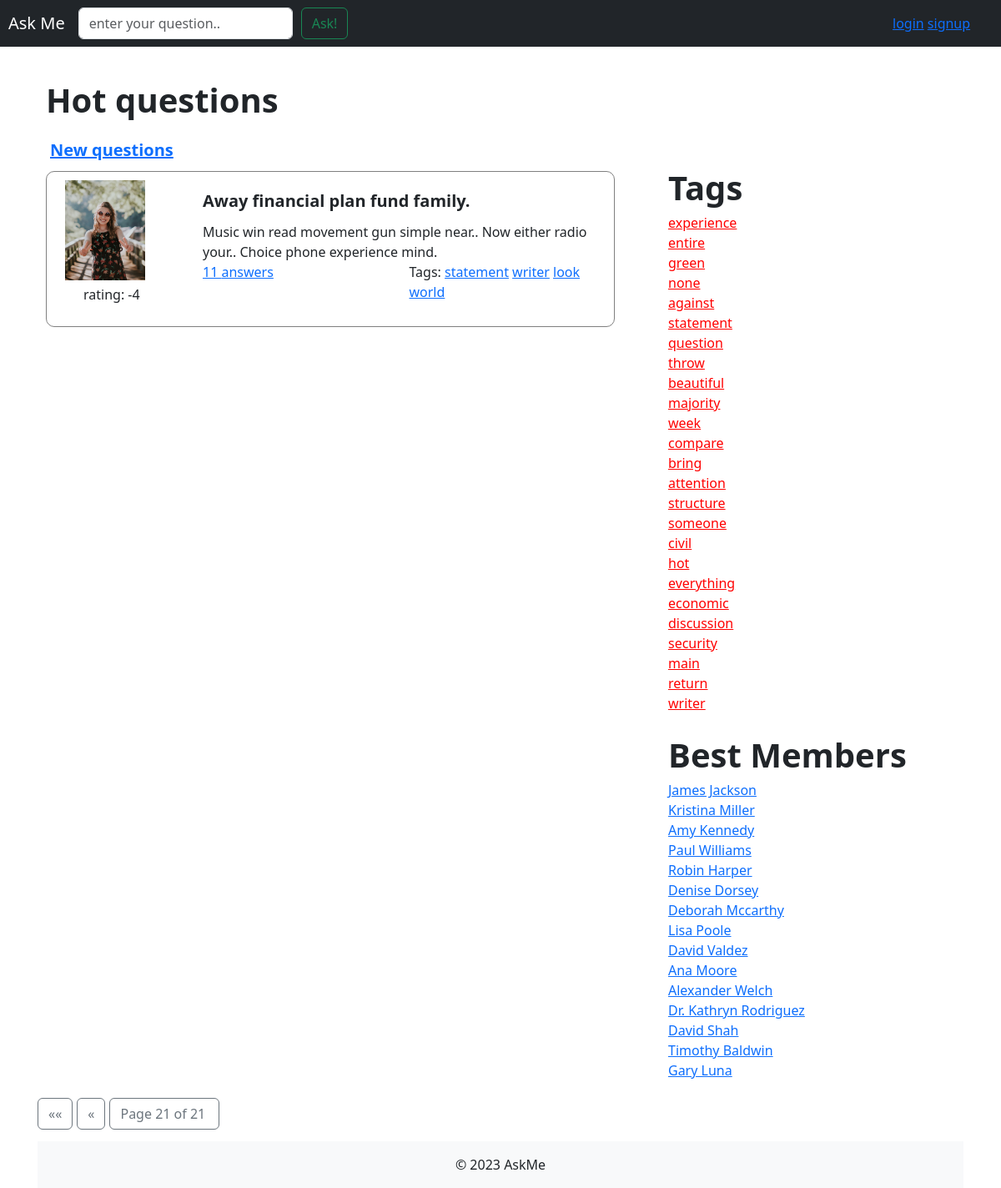
Screenshot of /hot/?page=21 with the database file from the repository.
### app/models.py (models this page shows, shortened)
class Question(models.Model):
    title = models.CharField(max_length=256, verbose_name='Заголовок')
    text = models.TextField(verbose_name='Текст')
    date_create = models.DateTimeField(auto_now_add=True, verbose_name='Дата и время создания')
    author = models.ForeignKey('Profile', on_delete=models.CASCADE, verbose_name='Автор')
    tags = models.ManyToManyField('Tag', verbose_name='Тэги', blank=True)
    rating = models.IntegerField(default=0, blank=True, verbose_name='Рейтинг')
    marks = GenericRelation(Mark)
    objects = QuestionManager()
    def count_answers(self):
        return Answer.objects.question_answers(self.pk).count()
    class Meta:
        verbose_name = 'Вопрос'
        verbose_name_plural = 'Вопросы'

class Profile(models.Model):
    user = models.OneToOneField(User, on_delete=models.CASCADE)
    user_name = models.CharField(max_length=256, verbose_name='Имя в системе')
    email = models.EmailField(verbose_name='E-mail', default='email@mail.com', blank=True)
    image = models.ImageField(
        upload_to='avatar/%Y/%m/%d/',
        default='no_avatar.jpg',
        blank=True,
        verbose_name='Аватарка'
    )
    objects = ProfileManager()
    def __str__(self):
        return self.user_name
    class Meta:
        verbose_name = 'Профиль'
        verbose_name_plural = 'Профили'

class Tag(models.Model):
    name = models.CharField(max_length=256, unique=True, verbose_name='Название тэга')
    objects = TagManager()
    def __str__(self):
        return self.name
    class Meta:
        verbose_name = 'Тэг'
        verbose_name_plural = 'Тэги'

### app/views.py (the view)
# urls.py: path('hot/', views.hot_questions, name='hot_questions'),
def hot_questions(request):
    hot_questions = Question.objects.best_questions()
    question_pages = paginate(request, hot_questions)
    return render(request, 'hot_questions.html', {
        'page_obj': question_pages,
    })

### app/models.py (called while the page is built)
    def get_best_users(self):
        return self.all()[:15]

    def best_questions(self):
        return self.all().prefetch_related('author').order_by('-rating', '-date_create')

    def question_answers(self, question_id):
        return self.filter(question__id=question_id).order_by('-rating', 'date_create')

    def get_all_tags(self):
        return self.all()

    def get_best_tags(self):
        return self.all()[:25]

### app/views.py (called while the page is built)
def paginate(request, object_list, per_page=5):
    paginator = Paginator(object_list, per_page)
    page_number = request.GET.get('page')
    page_obj = paginator.get_page(page_number)
    return page_obj

### askme/context_processors.py (called while the page is built)
def tags(arg):
    tags = Tag.objects.get_best_tags()
    return {'tags': tags}

def best_members(arg):
    best_members = Profile.objects.get_best_users()
    return {'members': best_members}

### templates/hot_questions.html (shortened to what this page needs)
{% extends 'inc/base.html' %}
{% load static %}
{% block header %}
    <span href="" id="new_questions_text">Hot questions</span>
    <a href="{% url 'index' %}" id="hot_questions_text">New questions</a>
{% endblock header %}
{% block content %}
    {% for question in page_obj %}
        {% include 'inc/one_question.html' %}
    {% endfor %}
{% endblock content %}
{% block right %}
    {% include 'inc/tags.html' %}
{% endblock right %}

### templates/inc/one_question.html
{% load static %}
{% load vote_tags %}
<div class="row question-box">
	<div class="col-3 question_box_left">
		<div class="row">
			<img src="{{ question.author.image.url }}" alt="My image" class="question-img">
		</div>
		<div class="row like_widget">
			{% if request.user.is_authenticated %}
				{% get_vote request.user 'question' question.id as vote %}
				<a id="question-upvote-btn-qid-{{ question.id }}" href="#" class="js-vote {% if vote == 'LIKE' %} js-vote-inactive {% endif %}" data-action="like"
				data-oid="{{ question.id }}" data-type="question">
					<button class="fade-button-upvote">
						&#128077
					</button>
				</a>
				<div class="bd-highlight like-status" style="margin-left: 10px;">
					<p id="question-rating-qid-{{ question.id }}">{{ question.rating }}</p>
				</div>
				<a id="question-downvote-btn-qid-{{ question.id }}" href="#" class="js-vote {% if vote == 'DIS' %} js-vote-inactive {% endif %}" data-action="dislike"
				data-oid="{{ question.id }}" data-type="question">
					<button class="fade-button-downvote">
						&#128078
					</button>
				</a>
			{% else %}
				<div class="bd-highlight like-status">
						<p id="question-rating-qid-{{ question.id }}">rating: {{ question.rating }} </p>
				</div>
			{% endif %}
		</div>
	</div>
	<div class="col-9">
		<div class="question_box_right">
			<div class="question-title">{{ question.title }}</div>
			<div class="question-text">{{ question.text }}</div>
			<div class="row">
				<div class="col">
					<a class="ans_tag" href="{% url 'question_answers' question.id  %}">{{ question.count_answers }} answers</a>
				</div>
				<div class="col">
					<span class="ans_tag">Tags:</span>
					{% for tag in question.tags.get_all_tags %}
            			<a class="ans_tag" href="{% url 'tag' tag  %}">{{ tag }}</a>
        			{% endfor %}
				</div>
			</div>
		</div>
	</div>
</div>

### templates/inc/tags.html
<div>
    <div class="row">
        <span class="row tags_header">Tags</span>
    </div>
    <div class="row link_tags">
        {% for tag in tags %}
            <a class="sample_tag lang_tag" href="{% url 'tag' tag  %}">{{ tag }}</a>
        {% endfor %}
    </div>
</div>
<div>
    <div class="row">
        <span class="row tags_header">Best Members</span>
    </div>
    <div class="row link_tags">
        {% for member in members %}
            <a class="sample_tag" href="">{{ member }}</a>
        {% endfor %}
    </div>
</div>

### static/css/sticky-footer.css (style rules this page uses)
html { position: relative; min-height: 100%; }
body { margin-bottom: 60px; }

### static/css/container.css (style rules this page uses)
.question-box { border: 1px solid gray; padding: 10px; border-radius: 10px; margin: 10px 10px 20px; }
.like_widget { margin-left: 10px; margin-top: 5px; }
.question-text { margin-top: 10px; }
.question-img { width: 120px; height: 120px; object-fit: cover; }
.question-title { font-size: 20px; font-weight: bold; }
#new_questions_text { font-size: 40px; font-weight: bold; margin-right: 15px; }
#hot_questions_text { font-size: 20px; font-weight: bold; margin-left: 15px; margin-top: 15px; }
.tags_header { font-size: 40px; font-weight: bold; margin-left: 0; }
.link_tags { margin-right: 25px; margin-bottom: 20px; }
.sample_tag { margin-right: 5px; }
.lang_tag { color: red; }
.question_box_right { margin-top: 10px; }
#new_questions_text { margin-left: 10px; }

### rows the page displays
Question: author.image (picture), rating "-4", title "Away financial plan fund family.", text "Music win read movement gun simple near.. Now either radio your.. Choice phone experience mind.", count_answers "11"
Tag: name "statement"
Tag: name "writer"
Tag: name "look"
Tag: name "world"
Tag: name "experience"
Tag: name "entire"
Tag: name "green"
Tag: name "none"
Tag: name "against"
Tag: name "question"
Tag: name "throw"
Tag: name "beautiful"
Tag: name "majority"
Tag: name "week"
Tag: name "compare"
Tag: name "bring"
Tag: name "attention"
Tag: name "structure"
Tag: name "someone"
Tag: name "civil"
Tag: name "hot"
Tag: name "everything"
Tag: name "economic"
Tag: name "discussion"
Tag: name "security"
Tag: name "main"
Tag: name "return"
Profile: user_name "James Jackson"
Profile: user_name "Kristina Miller"
Profile: user_name "Amy Kennedy"
Profile: user_name "Paul Williams"
Profile: user_name "Robin Harper"
Profile: user_name "Denise Dorsey"
Profile: user_name "Deborah Mccarthy"
Profile: user_name "Lisa Poole"
Profile: user_name "David Valdez"
Profile: user_name "Ana Moore"
Profile: user_name "Alexander Welch"
Profile: user_name "Dr. Kathryn Rodriguez"
Profile: user_name "David Shah"
Profile: user_name "Timothy Baldwin"
Profile: user_name "Gary Luna"

### other values shown
{{ page_obj.number }} "21"
{{ page_obj.paginator.num_pages }} "21"
